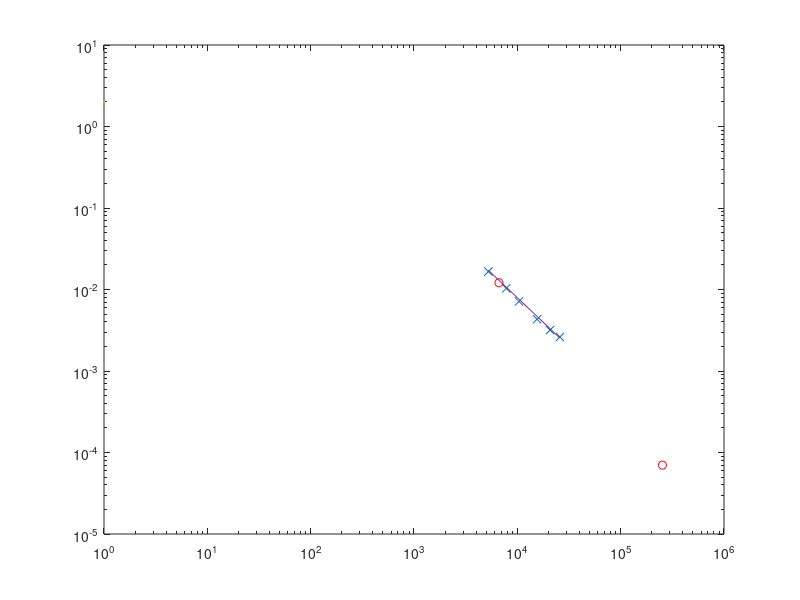

Recreate this plot in MATLAB.
%此程序用于对双对数坐标图像进行处理
%目前的像素位置数据来自于孙超老师实验，下列文献
% Yi, L., Toschi, F., & Sun, C. (2020). Global and local statistics in turbulent emulsions. Journal of Fluid Mechanics, 912.
% 输入已知的像素坐标和对应的绝对坐标
clear,clc;
pixel_coords = [ 630,803;382,803;382,367;]; % N×2矩阵，每行代表一个像素坐标[px, py]
absolute_coords = [ 1e+4,1e-3; 5e+3,1e-3;5e+3,1e-2;]; % N×2矩阵，每行代表对应的绝对坐标[x, y]

% 计算对数绝对坐标
log_abs = log(absolute_coords);

% 拟合x轴转换参数（像素X到log(x)）
X_design = [pixel_coords(:,1), ones(size(pixel_coords,1), 1)];
coeff_x = X_design \ log_abs(:,1); % 最小二乘解

% 拟合y轴转换参数（像素Y到log(y)）
Y_design = [pixel_coords(:,2), ones(size(pixel_coords,1), 1)];
coeff_y = Y_design \ log_abs(:,2);

% 定义转换函数
pixel2abs = @(pixel) deal(...
    exp(coeff_x(1)*pixel(:,1) + coeff_x(2)), ...
    exp(coeff_y(1)*pixel(:,2) + coeff_y(2)));

% 示例使用：将像素坐标[px_input, py_input]转换为绝对坐标
px_input = [399,542,643,787,891,969]; % 输入像素X坐标
py_input = [271,361,431,526,584,621]; % 输入像素Y坐标
% [x_abs, y_abs] = pixel2abs([px_input, py_input]);
% disp(['绝对坐标: (', num2str(x_abs), ', ', num2str(y_abs), ')']);

% 若要批量转换多个坐标，可使用：
test_pixels = [px_input',py_input';];
[x_all, y_all] = pixel2abs(test_pixels);
loglog(x_all,y_all,'x',linewidth=2)
hold on
loglog([6.6422e+03,2.5377e+05],[1.21e-2,7e-5],'ro',linewidth=2)
hold on
loglog(x_all,x_all.^(-1.2)*500,'-')
hold off
